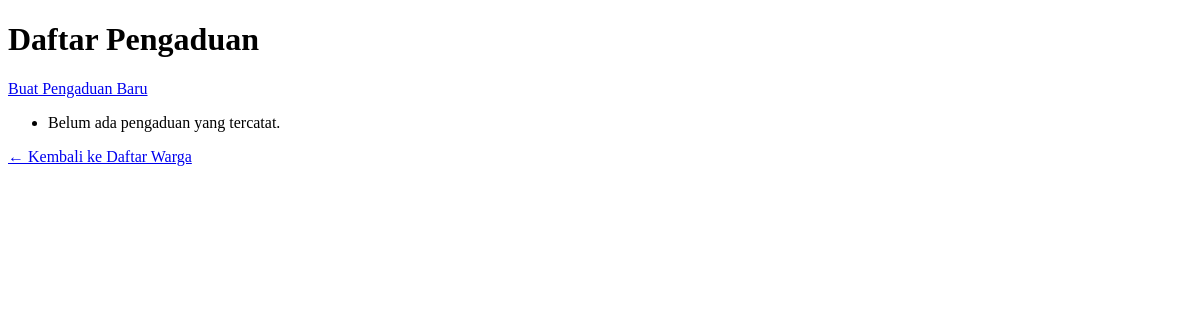
Before: /warga/pengaduan/ with the older database file.
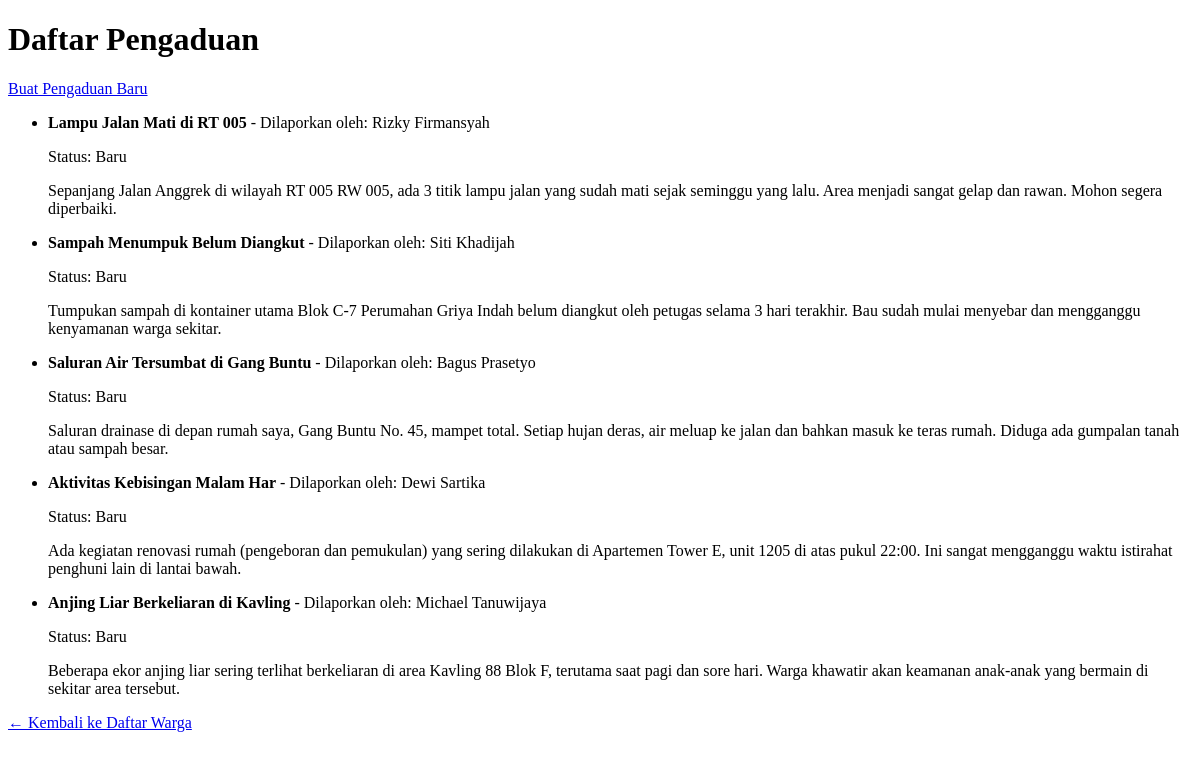
After: the same page with the newer database file.
### warga/models.py (models this page shows, shortened)
class Pengaduan(models.Model):
    STATUS_CHOICES = [
        ('BARU', 'Baru'),
        ('DIPROSES', 'Diproses'),
        ('SELESAI', 'Selesai'),
    ]
    judul = models.CharField(max_length=200)
    deskripsi = models.TextField()
    status = models.CharField(max_length=10, choices=STATUS_CHOICES, default='BARU')
    tanggal_lapor = models.DateTimeField(auto_now_add=True)
    pelapor = models.ForeignKey(Warga, on_delete=models.CASCADE, related_name='pengaduan')

class Warga(models.Model):
    nik = models.CharField(max_length=16, unique=True, verbose_name="Nomor Induk Kependudukan")
    nama_lengkap = models.CharField(max_length=100, verbose_name="Nama Lengkap")
    alamat = models.TextField(verbose_name="Alamat Tinggal")
    no_telepon = models.CharField(max_length=15, blank=True, verbose_name="Nomor Telepon")
    tanggal_registrasi = models.DateTimeField(auto_now_add=True)

### warga/views.py (the view)
# urls.py: path('pengaduan/', PengaduanListView.as_view(), name='pengaduan-list'),
class PengaduanListView(ListView):
    model = Pengaduan

### warga/templates/warga/pengaduan_list.html (shortened to what this page needs)
<!DOCTYPE html>
<html>
<head>
</head>
<body>
    <h1>Daftar Pengaduan</h1>
    <a href="{% url 'pengaduan-tambah' %}">Buat Pengaduan Baru</a>
    <ul>
        {% for aduan in object_list %}
        <li>
            <strong>{{ aduan.judul }}</strong> - Dilaporkan oleh: {{ aduan.pelapor.nama_lengkap }}
            <p>Status: {{ aduan.get_status_display }}</p>
            <p>{{ aduan.deskripsi }}</p>
        </li>
        {% empty %}
        <li>Belum ada pengaduan yang tercatat.</li>
        {% endfor %}
    </ul>
    <a href="{% url 'warga-list' %}">← Kembali ke Daftar Warga</a>
</body>
</html>

Changed rows visible on the page:
added Pengaduan: judul "Lampu Jalan Mati di RT 005", pelapor.nama_lengkap "Rizky Firmansyah", status "Baru", deskripsi "Sepanjang Jalan Anggrek di wilayah RT 005 RW 005, ada 3 titik lampu jalan yang sudah mati sejak seminggu yang lalu. Area menjadi sangat gelap dan rawan. Mohon segera diperbaiki."
added Pengaduan: judul "Sampah Menumpuk Belum Diangkut", pelapor.nama_lengkap "Siti Khadijah", status "Baru", deskripsi "Tumpukan sampah di kontainer utama Blok C-7 Perumahan Griya Indah belum diangkut oleh petugas selama 3 hari terakhir. Bau sudah mulai menyebar dan mengganggu kenyamanan warga sekitar."
added Pengaduan: judul "Saluran Air Tersumbat di Gang Buntu", pelapor.nama_lengkap "Bagus Prasetyo", status "Baru", deskripsi "Saluran drainase di depan rumah saya, Gang Buntu No. 45, mampet total. Setiap hujan deras, air meluap ke jalan dan bahkan masuk ke teras rumah. Diduga ada gumpalan tanah atau sampah besar."
added Pengaduan: judul "Aktivitas Kebisingan Malam Har", pelapor.nama_lengkap "Dewi Sartika", status "Baru", deskripsi "Ada kegiatan renovasi rumah (pengeboran dan pemukulan) yang sering dilakukan di Apartemen Tower E, unit 1205 di atas pukul 22:00. Ini sangat mengganggu waktu istirahat penghuni lain di lantai bawah."
added Pengaduan: judul "Anjing Liar Berkeliaran di Kavling", pelapor.nama_lengkap "Michael Tanuwijaya", status "Baru", deskripsi "Beberapa ekor anjing liar sering terlihat berkeliaran di area Kavling 88 Blok F, terutama saat pagi dan sore hari. Warga khawatir akan keamanan anak-anak yang bermain di sekitar area tersebut."
Other visible differences:
text no longer shown: "Belum ada pengaduan yang tercatat."
